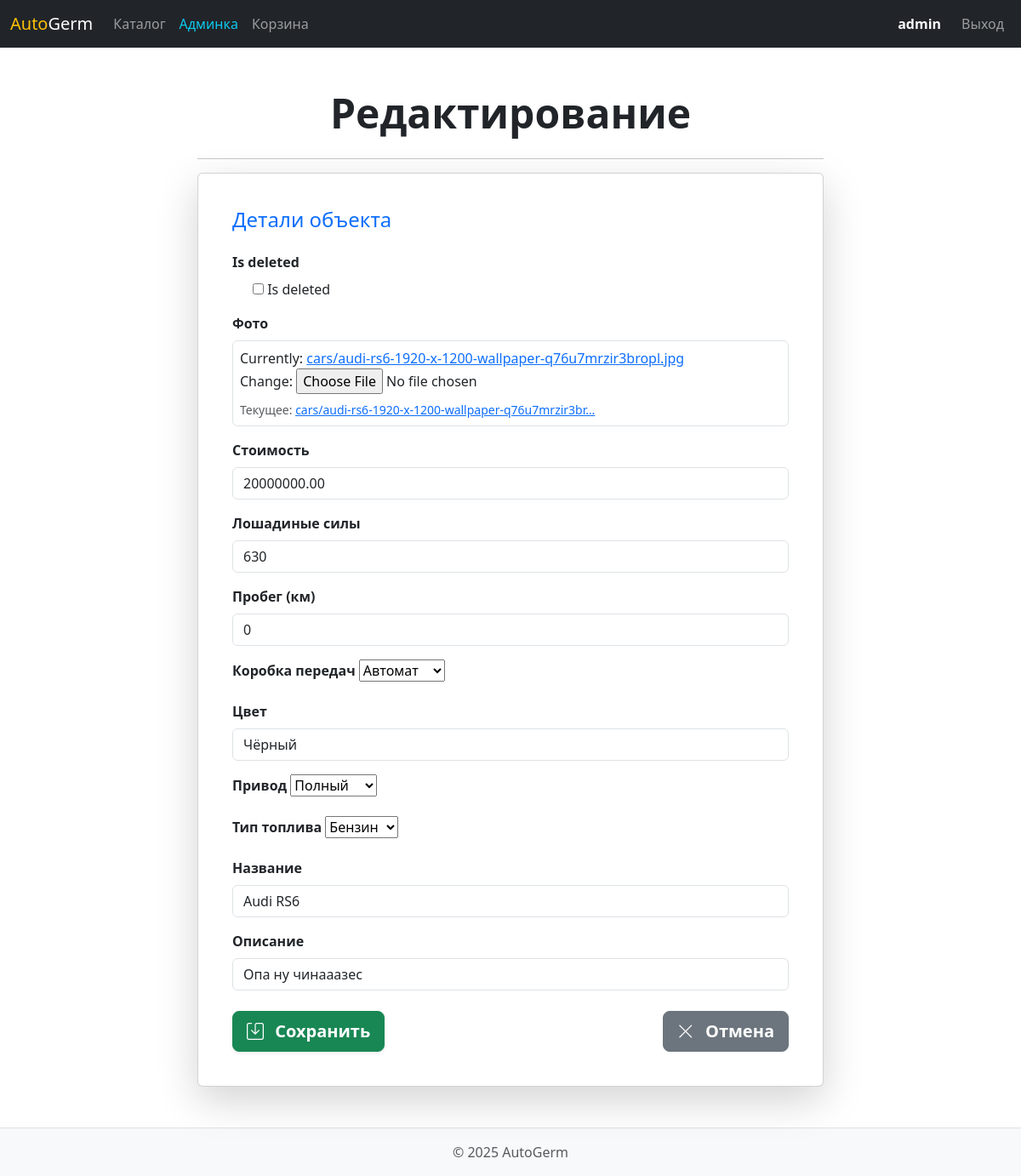
The page /manage/car/edit/1/ (signed in) on the database as committed earlier.
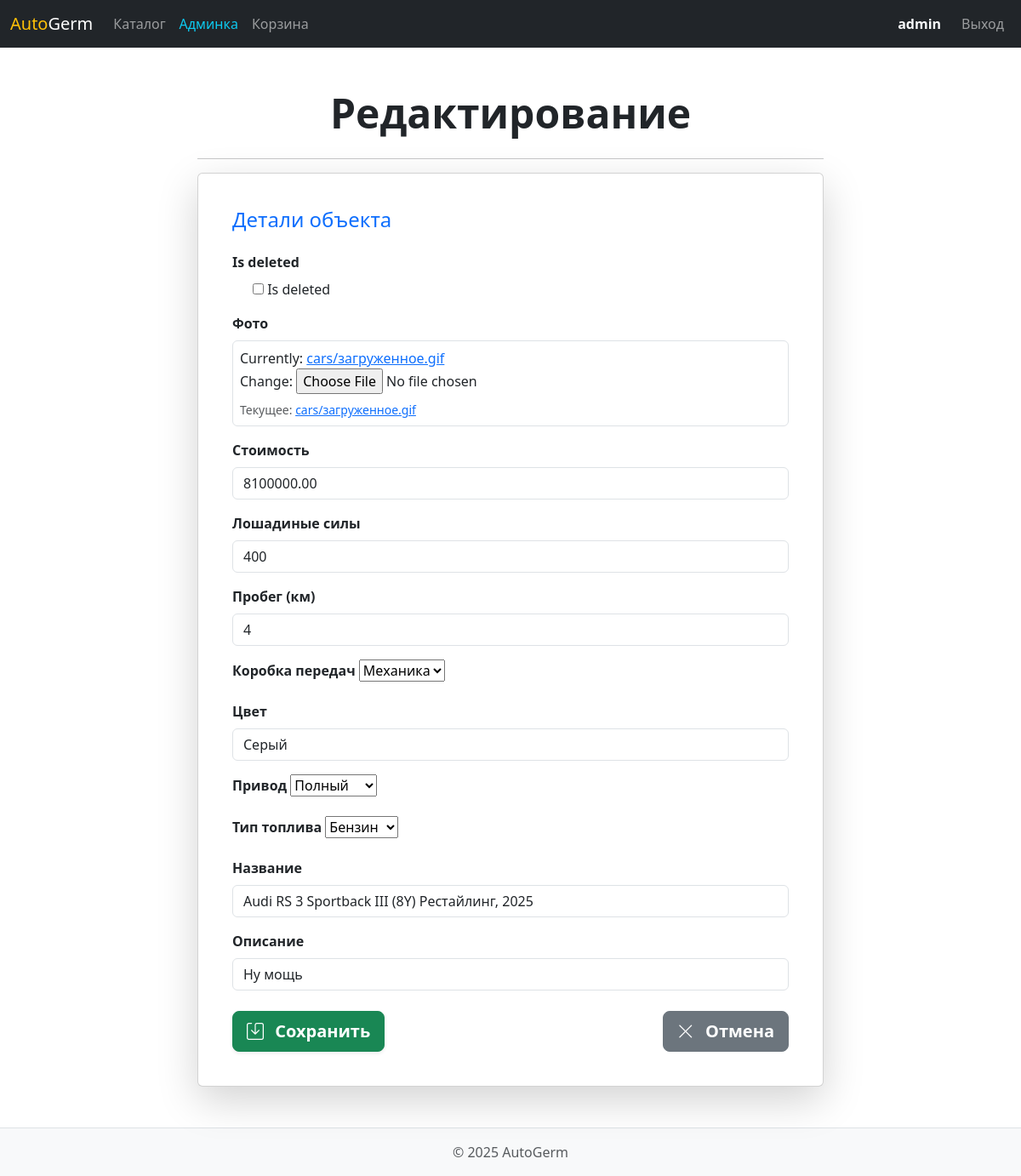
The same page on the database as committed later.
### main/models.py (models this page shows, shortened)
class Car(models.Model):
    TRANSMISSION_CHOICES = [
        ('auto', 'Автомат'),
        ('manual', 'Механика'),
        ('robot', 'Робот'),
    ]
    FUEL_CHOICES = [
        ('petrol', 'Бензин'),
        ('diesel', 'Дизель'),
        ('electric', 'Электро'),
        ('hybrid', 'Гибрид'),
    ]
    DRIVE_CHOICES = [
        ('rear', 'Задний'),
        ('front', 'Передний'),
        ('full', 'Полный'),
    ]
    is_deleted = models.BooleanField(default=False)
    photo = models.ImageField("Фото", upload_to='cars/')
    price = models.DecimalField("Стоимость", max_digits=10, decimal_places=2)
    power = models.PositiveIntegerField("Лошадиные силы")
    mileage = models.PositiveIntegerField("Пробег (км)")
    transmission = models.CharField("Коробка передач", max_length=10, choices=TRANSMISSION_CHOICES)
    color = models.CharField("Цвет", max_length=50)
    drive = models.CharField("Привод", max_length=10, choices=DRIVE_CHOICES)
    fuel_type = models.CharField("Тип топлива", max_length=10, choices=FUEL_CHOICES)
    configuration = models.CharField("Название", max_length=100)
    configuration_desc = models.TextField("Описание", blank=True)
    objects = ActiveCarManager()
    all_objects = models.Manager()

### main/views.py (the view)
# urls.py: path('manage/car/edit/<int:car_id>/', views.car_edit, name='admin_car_edit'),
@user_passes_test(lambda u: u.is_superuser)
def car_edit(request, car_id):
    car = get_object_or_404(Car.all_objects, id=car_id)
    if request.method == 'POST':
        form = CarForm(request.POST, request.FILES, instance=car)
        if form.is_valid():
            form.save()
            messages.success(request, "Автомобиль обновлен")
            return redirect('admin_page')
    else:
        form = CarForm(instance=car)
    return render(request, 'main/admin_car_form.html', {'form': form})

### main/forms.py
class CarForm(forms.ModelForm):
    class Meta:
        model = Car
        fields = '__all__'

### main/templates/main/admin_car_form.html (shortened to what this page needs)
{% extends 'main/base.html' %}
{% block content %}
<div class="row justify-content-center">
    <div class="col-12 col-md-10 col-lg-8">
        <h2 class="display-5 fw-bold text-center mb-4 text-dark">Редактирование</h2>
        <hr>
        <div class="card shadow-lg p-4">
            <div class="card-body">
                <h4 class="card-title text-primary mb-4">Детали объекта</h4>
                <form method="post" enctype="multipart/form-data">
                    {% for field in form %}
                    <div class="mb-3">
                        <label for="{{ field.id_for_label }}" class="form-label fw-bold">{{ field.label }}</label>
                        {% if field.field.widget.input_type == 'checkbox' %}
                            <div class="form-check">
                                {{ field }}
                                <label class="form-check-label" for="{{ field.id_for_label }}">
                                    {{ field.label }}
                                </label>
                            </div>
                        {% elif field.field.widget.input_type == 'select' %}
                            {{ field }}
                        {% elif field.field.widget.input_type == 'textarea' %}
                            <textarea name="{{ field.name }}" id="{{ field.id_for_label }}"
                                      rows="4"
                                      class="form-control {% if field.errors %}is-invalid{% endif %}"
                                      placeholder="Введите {{ field.label|lower }}">{{ field.value|default_if_none:'' }}</textarea>
                        {% elif field.field.widget.input_type == 'file' %}
                            <div class="form-control {% if field.errors %}is-invalid{% endif %} p-2">
                                {{ field.as_widget }}
                                {% if field.value %}
                                    <p class="form-text mt-2 mb-0">Текущее: <a href="{{ field.value.url }}" target="_blank">{{ field.value.name|truncatechars:50 }}</a></p>
                                {% endif %}
                            </div>
                        {% else %}
                            <input type="{{ field.field.widget.input_type }}"
                                   name="{{ field.name }}"
                                   id="{{ field.id_for_label }}"
                                   class="form-control {% if field.errors %}is-invalid{% endif %}"
                                   value="{{ field.value|default_if_none:'' }}"
                                   placeholder="Введите {{ field.label|lower }}">
                        {% endif %}
                    </div>
                    {% endfor %}
                    <div class="mt-4 d-flex justify-content-between">
                        <button type="submit" class="btn btn-success btn-lg fw-bold shadow-sm">
                            <i class="bi bi-save me-2"></i> Сохранить
                        </button>
                        <a href="{% url 'admin_page' %}" class="btn btn-secondary btn-lg fw-bold">
                            <i class="bi bi-x-lg me-2"></i> Отмена
                        </a>
                    </div>
                </form>
            </div>
        </div>
    </div>
</div>
{% endblock %}

Rows that differ between the two databases and show on the page:
changed Car "Полный": price "20000000.00" → "8100000.00"; transmission "Автомат" → "Механика"; color "Чёрный" → "Серый"; configuration "Audi RS6" → "Audi RS 3 Sportback III (8Y) Рестайлинг, 2025"; configuration_desc "Опа ну чинааазес" → "Ну мощь"
Other text that changed with them:
form field power: "630" → "400"
form field mileage: "0" → "4"
new list line: "Фото Currently: cars/загруженное.gif Change: Текущее: cars/загруженное.gif"
list line gone: "Фото Currently: cars/audi-rs6-1920-x-1200-wallpaper-q76u7mrzir3bropl.jpg Change: Текущее: cars/audi-rs6-1920-x-1200-wallpaper-q76u7mrzir3br…"
